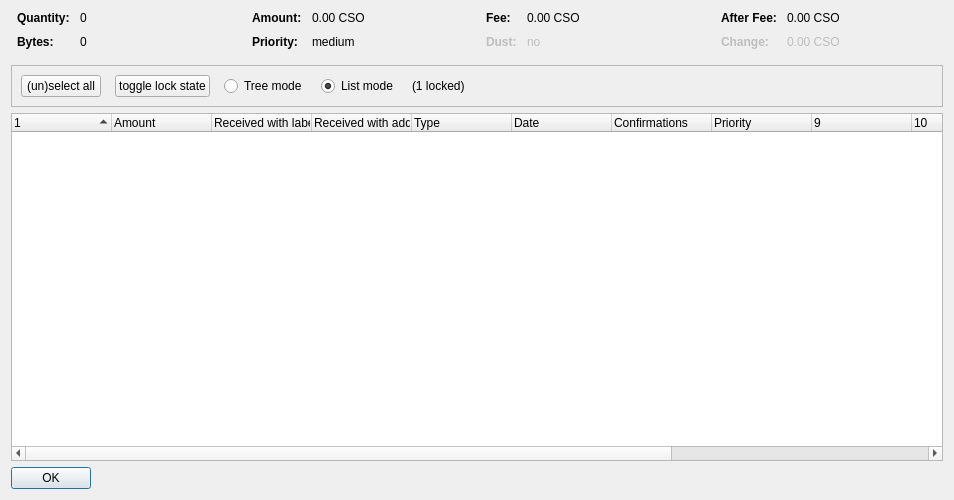
<?xml version="1.0" encoding="UTF-8"?>
<ui version="4.0">
 <class>CoinControlDialog</class>
 <widget class="QDialog" name="CoinControlDialog">
  <property name="geometry">
   <rect>
    <x>0</x>
    <y>0</y>
    <width>954</width>
    <height>500</height>
   </rect>
  </property>
  <property name="windowTitle">
   <string>Coin Selection</string>
  </property>
  <layout class="QVBoxLayout" name="verticalLayout">
   <item>
    <layout class="QHBoxLayout" name="horizontalLayoutTop" stretch="0,0,0,0">
     <property name="topMargin">
      <number>0</number>
     </property>
     <property name="bottomMargin">
      <number>10</number>
     </property>
     <item>
      <layout class="QFormLayout" name="formLayoutCoinControl1">
       <property name="horizontalSpacing">
        <number>10</number>
       </property>
       <property name="verticalSpacing">
        <number>10</number>
       </property>
       <property name="leftMargin">
        <number>6</number>
       </property>
       <property name="rightMargin">
        <number>6</number>
       </property>
       <item row="0" column="0">
        <widget class="QLabel" name="labelCoinControlQuantityText">
         <property name="font">
          <font>
           <weight>75</weight>
           <bold>true</bold>
          </font>
         </property>
         <property name="text">
          <string>Quantity:</string>
         </property>
        </widget>
       </item>
       <item row="0" column="1">
        <widget class="QLabel" name="labelCoinControlQuantity">
         <property name="cursor">
          <cursorShape>IBeamCursor</cursorShape>
         </property>
         <property name="contextMenuPolicy">
          <enum>Qt::ActionsContextMenu</enum>
         </property>
         <property name="text">
          <string notr="true">0</string>
         </property>
         <property name="textInteractionFlags">
          <set>Qt::LinksAccessibleByMouse|Qt::TextSelectableByKeyboard|Qt::TextSelectableByMouse</set>
         </property>
        </widget>
       </item>
       <item row="1" column="0">
        <widget class="QLabel" name="labelCoinControlBytesText">
         <property name="font">
          <font>
           <weight>75</weight>
           <bold>true</bold>
          </font>
         </property>
         <property name="text">
          <string>Bytes:</string>
         </property>
        </widget>
       </item>
       <item row="1" column="1">
        <widget class="QLabel" name="labelCoinControlBytes">
         <property name="cursor">
          <cursorShape>IBeamCursor</cursorShape>
         </property>
         <property name="contextMenuPolicy">
          <enum>Qt::ActionsContextMenu</enum>
         </property>
         <property name="text">
          <string notr="true">0</string>
         </property>
         <property name="textInteractionFlags">
          <set>Qt::LinksAccessibleByMouse|Qt::TextSelectableByKeyboard|Qt::TextSelectableByMouse</set>
         </property>
        </widget>
       </item>
      </layout>
     </item>
     <item>
      <layout class="QFormLayout" name="formLayoutCoinControl2">
       <property name="horizontalSpacing">
        <number>10</number>
       </property>
       <property name="verticalSpacing">
        <number>10</number>
       </property>
       <property name="leftMargin">
        <number>6</number>
       </property>
       <property name="rightMargin">
        <number>6</number>
       </property>
       <item row="0" column="0">
        <widget class="QLabel" name="labelCoinControlAmountText">
         <property name="font">
          <font>
           <weight>75</weight>
           <bold>true</bold>
          </font>
         </property>
         <property name="text">
          <string>Amount:</string>
         </property>
        </widget>
       </item>
       <item row="0" column="1">
        <widget class="QLabel" name="labelCoinControlAmount">
         <property name="cursor">
          <cursorShape>IBeamCursor</cursorShape>
         </property>
         <property name="contextMenuPolicy">
          <enum>Qt::ActionsContextMenu</enum>
         </property>
         <property name="text">
          <string notr="true">0.00 CSO</string>
         </property>
         <property name="textInteractionFlags">
          <set>Qt::LinksAccessibleByMouse|Qt::TextSelectableByKeyboard|Qt::TextSelectableByMouse</set>
         </property>
        </widget>
       </item>
       <item row="1" column="0">
        <widget class="QLabel" name="labelCoinControlPriorityText">
         <property name="font">
          <font>
           <weight>75</weight>
           <bold>true</bold>
          </font>
         </property>
         <property name="text">
          <string>Priority:</string>
         </property>
        </widget>
       </item>
       <item row="1" column="1">
        <widget class="QLabel" name="labelCoinControlPriority">
         <property name="cursor">
          <cursorShape>IBeamCursor</cursorShape>
         </property>
         <property name="contextMenuPolicy">
          <enum>Qt::ActionsContextMenu</enum>
         </property>
         <property name="text">
          <string>medium</string>
         </property>
         <property name="textInteractionFlags">
          <set>Qt::LinksAccessibleByMouse|Qt::TextSelectableByKeyboard|Qt::TextSelectableByMouse</set>
         </property>
        </widget>
       </item>
      </layout>
     </item>
     <item>
      <layout class="QFormLayout" name="formLayoutCoinControl3">
       <property name="horizontalSpacing">
        <number>10</number>
       </property>
       <property name="verticalSpacing">
        <number>10</number>
       </property>
       <property name="leftMargin">
        <number>6</number>
       </property>
       <property name="rightMargin">
        <number>6</number>
       </property>
       <item row="0" column="0">
        <widget class="QLabel" name="labelCoinControlFeeText">
         <property name="font">
          <font>
           <weight>75</weight>
           <bold>true</bold>
          </font>
         </property>
         <property name="text">
          <string>Fee:</string>
         </property>
        </widget>
       </item>
       <item row="0" column="1">
        <widget class="QLabel" name="labelCoinControlFee">
         <property name="cursor">
          <cursorShape>IBeamCursor</cursorShape>
         </property>
         <property name="contextMenuPolicy">
          <enum>Qt::ActionsContextMenu</enum>
         </property>
         <property name="text">
          <string notr="true">0.00 CSO</string>
         </property>
         <property name="textInteractionFlags">
          <set>Qt::LinksAccessibleByMouse|Qt::TextSelectableByKeyboard|Qt::TextSelectableByMouse</set>
         </property>
        </widget>
       </item>
       <item row="1" column="0">
        <widget class="QLabel" name="labelCoinControlLowOutputText">
         <property name="enabled">
          <bool>false</bool>
         </property>
         <property name="font">
          <font>
           <weight>75</weight>
           <bold>true</bold>
          </font>
         </property>
         <property name="text">
          <string>Dust:</string>
         </property>
        </widget>
       </item>
       <item row="1" column="1">
        <widget class="QLabel" name="labelCoinControlLowOutput">
         <property name="enabled">
          <bool>false</bool>
         </property>
         <property name="cursor">
          <cursorShape>IBeamCursor</cursorShape>
         </property>
         <property name="contextMenuPolicy">
          <enum>Qt::ActionsContextMenu</enum>
         </property>
         <property name="text">
          <string>no</string>
         </property>
         <property name="textInteractionFlags">
          <set>Qt::LinksAccessibleByMouse|Qt::TextSelectableByKeyboard|Qt::TextSelectableByMouse</set>
         </property>
        </widget>
       </item>
      </layout>
     </item>
     <item>
      <layout class="QFormLayout" name="formLayoutCoinControl4">
       <property name="horizontalSpacing">
        <number>10</number>
       </property>
       <property name="verticalSpacing">
        <number>10</number>
       </property>
       <property name="leftMargin">
        <number>6</number>
       </property>
       <property name="rightMargin">
        <number>6</number>
       </property>
       <item row="0" column="0">
        <widget class="QLabel" name="labelCoinControlAfterFeeText">
         <property name="font">
          <font>
           <weight>75</weight>
           <bold>true</bold>
          </font>
         </property>
         <property name="text">
          <string>After Fee:</string>
         </property>
        </widget>
       </item>
       <item row="0" column="1">
        <widget class="QLabel" name="labelCoinControlAfterFee">
         <property name="cursor">
          <cursorShape>IBeamCursor</cursorShape>
         </property>
         <property name="contextMenuPolicy">
          <enum>Qt::ActionsContextMenu</enum>
         </property>
         <property name="text">
          <string notr="true">0.00 CSO</string>
         </property>
         <property name="textInteractionFlags">
          <set>Qt::LinksAccessibleByMouse|Qt::TextSelectableByKeyboard|Qt::TextSelectableByMouse</set>
         </property>
        </widget>
       </item>
       <item row="1" column="0">
        <widget class="QLabel" name="labelCoinControlChangeText">
         <property name="enabled">
          <bool>false</bool>
         </property>
         <property name="font">
          <font>
           <weight>75</weight>
           <bold>true</bold>
          </font>
         </property>
         <property name="text">
          <string>Change:</string>
         </property>
        </widget>
       </item>
       <item row="1" column="1">
        <widget class="QLabel" name="labelCoinControlChange">
         <property name="enabled">
          <bool>false</bool>
         </property>
         <property name="cursor">
          <cursorShape>IBeamCursor</cursorShape>
         </property>
         <property name="contextMenuPolicy">
          <enum>Qt::ActionsContextMenu</enum>
         </property>
         <property name="text">
          <string notr="true">0.00 CSO</string>
         </property>
         <property name="textInteractionFlags">
          <set>Qt::LinksAccessibleByMouse|Qt::TextSelectableByKeyboard|Qt::TextSelectableByMouse</set>
         </property>
        </widget>
       </item>
      </layout>
     </item>
    </layout>
   </item>
   <item>
    <widget class="QFrame" name="frame">
     <property name="minimumSize">
      <size>
       <width>0</width>
       <height>40</height>
      </size>
     </property>
     <property name="frameShape">
      <enum>QFrame::StyledPanel</enum>
     </property>
     <property name="frameShadow">
      <enum>QFrame::Sunken</enum>
     </property>
     <layout class="QHBoxLayout" name="horizontalLayout">
      <item>
       <layout class="QHBoxLayout" name="horizontalLayoutPanel" stretch="0,0,0,0,0,0">
        <property name="spacing">
         <number>14</number>
        </property>
        <item>
         <widget class="QPushButton" name="pushButtonSelectAll">
          <property name="sizePolicy">
           <sizepolicy hsizetype="Maximum" vsizetype="Fixed">
            <horstretch>0</horstretch>
            <verstretch>0</verstretch>
           </sizepolicy>
          </property>
          <property name="text">
           <string>(un)select all</string>
          </property>
          <property name="autoDefault">
           <bool>false</bool>
          </property>
         </widget>
        </item>
        <item>
         <widget class="QPushButton" name="pushButtonToggleLock">
          <property name="sizePolicy">
           <sizepolicy hsizetype="Maximum" vsizetype="Fixed">
            <horstretch>0</horstretch>
            <verstretch>0</verstretch>
           </sizepolicy>
          </property>
          <property name="text">
           <string>toggle lock state</string>
          </property>
          <property name="autoDefault">
           <bool>false</bool>
          </property>
         </widget>
        </item>
        <item>
         <widget class="QRadioButton" name="radioTreeMode">
          <property name="sizePolicy">
           <sizepolicy hsizetype="Maximum" vsizetype="Fixed">
            <horstretch>0</horstretch>
            <verstretch>0</verstretch>
           </sizepolicy>
          </property>
          <property name="text">
           <string>Tree mode</string>
          </property>
         </widget>
        </item>
        <item>
         <widget class="QRadioButton" name="radioListMode">
          <property name="sizePolicy">
           <sizepolicy hsizetype="Maximum" vsizetype="Fixed">
            <horstretch>0</horstretch>
            <verstretch>0</verstretch>
           </sizepolicy>
          </property>
          <property name="text">
           <string>List mode</string>
          </property>
          <property name="checked">
           <bool>true</bool>
          </property>
         </widget>
        </item>
        <item>
         <widget class="QLabel" name="labelLocked">
          <property name="text">
           <string>(1 locked)</string>
          </property>
         </widget>
        </item>
        <item>
         <spacer name="horizontalSpacer">
          <property name="orientation">
           <enum>Qt::Horizontal</enum>
          </property>
          <property name="sizeHint" stdset="0">
           <size>
            <width>40</width>
            <height>20</height>
           </size>
          </property>
         </spacer>
        </item>
       </layout>
      </item>
     </layout>
    </widget>
   </item>
   <item>
    <widget class="CoinControlTreeWidget" name="treeWidget">
     <property name="contextMenuPolicy">
      <enum>Qt::CustomContextMenu</enum>
     </property>
     <property name="sortingEnabled">
      <bool>false</bool>
     </property>
     <property name="columnCount">
      <number>13</number>
     </property>
     <attribute name="headerShowSortIndicator" stdset="0">
      <bool>true</bool>
     </attribute>
     <attribute name="headerStretchLastSection">
      <bool>false</bool>
     </attribute>
     <column>
      <property name="text">
       <string/>
      </property>
     </column>
     <column>
      <property name="text">
       <string>Amount</string>
      </property>
     </column>
     <column>
      <property name="text">
       <string>Received with label</string>
      </property>
     </column>
     <column>
      <property name="text">
       <string>Received with address</string>
      </property>
     </column>
     <column>
      <property name="text">
	<string>Type</string>
      </property>
     </column>
     <column>
      <property name="text">
       <string>Date</string>
      </property>
     </column>
     <column>
      <property name="text">
       <string>Confirmations</string>
      </property>
      <property name="toolTip">
       <string>Confirmed</string>
      </property>
     </column>
     <column>
      <property name="text">
       <string>Priority</string>
      </property>
     </column>
     <column>
      <property name="text">
       <string/>
      </property>
     </column>
     <column>
      <property name="text">
       <string/>
      </property>
     </column>
     <column>
      <property name="text">
       <string/>
      </property>
     </column>
     <column>
      <property name="text">
       <string/>
      </property>
     </column>
     <column>
      <property name="text">
       <string/>
      </property>
     </column>
    </widget>
   </item>
   <item>
    <widget class="QDialogButtonBox" name="buttonBox">
     <property name="sizePolicy">
      <sizepolicy hsizetype="Maximum" vsizetype="Fixed">
       <horstretch>0</horstretch>
       <verstretch>0</verstretch>
      </sizepolicy>
     </property>
     <property name="orientation">
      <enum>Qt::Horizontal</enum>
     </property>
     <property name="standardButtons">
      <set>QDialogButtonBox::Ok</set>
     </property>
    </widget>
   </item>
  </layout>
 </widget>
 <customwidgets>
  <customwidget>
   <class>CoinControlTreeWidget</class>
   <extends>QTreeWidget</extends>
   <header>coincontroltreewidget.h</header>
  </customwidget>
 </customwidgets>
 <resources/>
 <connections/>
</ui>
